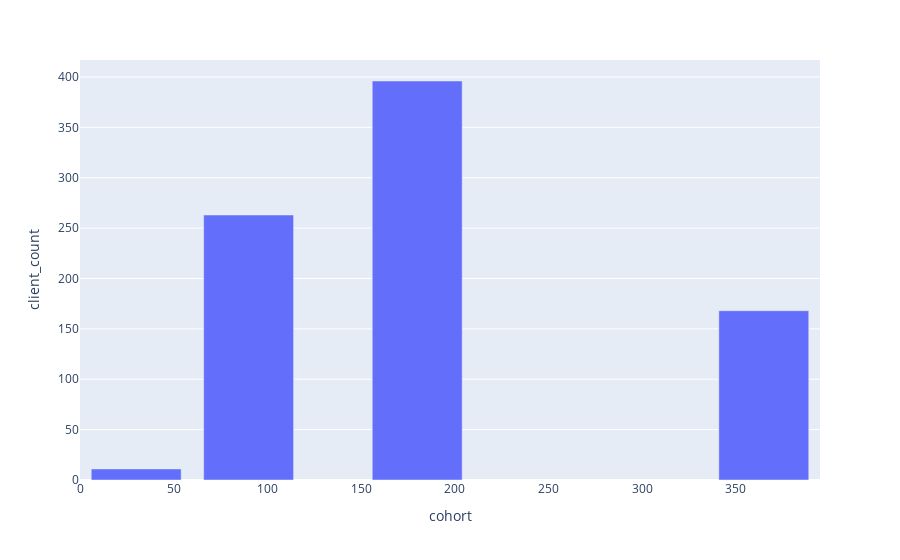

The code cell stored with this chart in its notebook:
### Code cell
fig = px.bar(client_cohorts, x='cohort', y='client_count')
fig.show()

### Figure 1 — Plotly figure (JSON) as saved in the notebook; plotly's stock layout.template omitted (floating-point values rounded to 4 significant figures)
{"data": [{"alignmentgroup": "True", "hovertemplate": "cohort=%{x}<br>client_count=%{y}<extra></extra>", "legendgroup": "", "marker": {"color": "#636efa"}, "name": "", "offsetgroup": "", "orientation": "v", "showlegend": false, "textposition": "auto", "type": "bar", "x": [180, 90, 365, 30], "xaxis": "x", "y": [396, 263, 168, 11], "yaxis": "y"}], "layout": {"barmode": "relative", "legend": {"tracegroupgap": 0}, "margin": {"t": 60}, "xaxis": {"anchor": "y", "domain": [0, 1], "title": {"text": "cohort"}}, "yaxis": {"anchor": "x", "domain": [0, 1], "title": {"text": "client_count"}}}}
